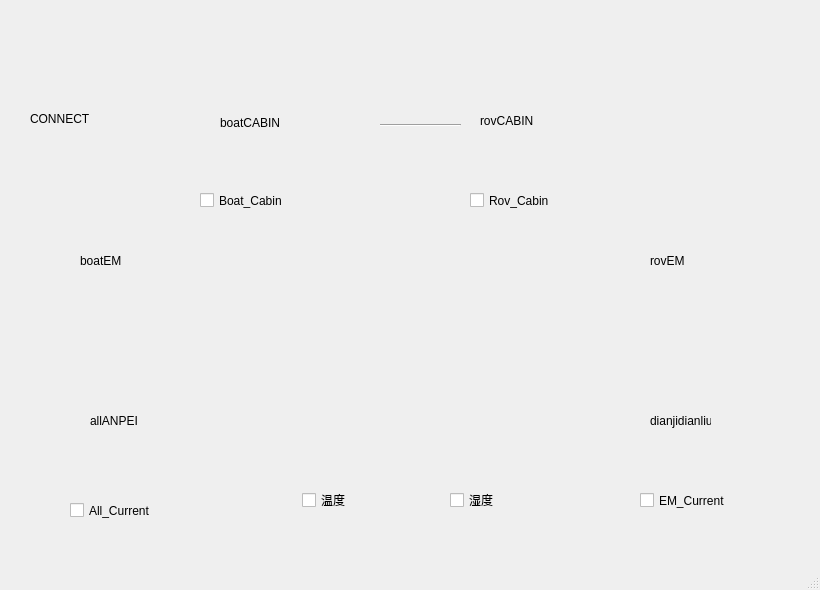
<?xml version="1.0" encoding="UTF-8"?>
<ui version="4.0">
 <class>MainWindow</class>
 <widget class="QMainWindow" name="MainWindow">
  <property name="geometry">
   <rect>
    <x>0</x>
    <y>0</y>
    <width>820</width>
    <height>590</height>
   </rect>
  </property>
  <property name="windowTitle">
   <string>MainWindow</string>
  </property>
  <widget class="QWidget" name="centralwidget">
   <widget class="QtMaterialTabs" name="tabwidget" native="true">
    <property name="geometry">
     <rect>
      <x>-10</x>
      <y>-20</y>
      <width>841</width>
      <height>80</height>
     </rect>
    </property>
   </widget>
   <widget class="QStackedWidget" name="stackedWidget">
    <property name="geometry">
     <rect>
      <x>0</x>
      <y>40</y>
      <width>821</width>
      <height>541</height>
     </rect>
    </property>
    <property name="currentIndex">
     <number>0</number>
    </property>
    <widget class="QWidget" name="page_jiankangjiance">
     <widget class="QtMaterialCheckBox" name="checkBox_allanpei">
      <property name="geometry">
       <rect>
        <x>70</x>
        <y>450</y>
        <width>141</width>
        <height>41</height>
       </rect>
      </property>
      <property name="styleSheet">
       <string notr="true">font: 300 11pt &quot;Ubuntu&quot;;</string>
      </property>
      <property name="text">
       <string>All_Current</string>
      </property>
     </widget>
     <widget class="QLabel" name="label_rov_cabin">
      <property name="geometry">
       <rect>
        <x>480</x>
        <y>40</y>
        <width>101</width>
        <height>81</height>
       </rect>
      </property>
      <property name="text">
       <string>rovCABIN</string>
      </property>
     </widget>
     <widget class="QLabel" name="label_rov_em">
      <property name="geometry">
       <rect>
        <x>650</x>
        <y>180</y>
        <width>81</width>
        <height>81</height>
       </rect>
      </property>
      <property name="text">
       <string>rovEM</string>
      </property>
     </widget>
     <widget class="QLabel" name="label_boat_em">
      <property name="geometry">
       <rect>
        <x>80</x>
        <y>180</y>
        <width>81</width>
        <height>81</height>
       </rect>
      </property>
      <property name="text">
       <string>boatEM</string>
      </property>
     </widget>
     <widget class="QWidget" name="horizontalLayoutWidget">
      <property name="geometry">
       <rect>
        <x>210</x>
        <y>440</y>
        <width>381</width>
        <height>41</height>
       </rect>
      </property>
      <layout class="QHBoxLayout" name="horizontalLayout">
       <item>
        <spacer name="horizontalSpacer">
         <property name="orientation">
          <enum>Qt::Horizontal</enum>
         </property>
         <property name="sizeHint" stdset="0">
          <size>
           <width>40</width>
           <height>20</height>
          </size>
         </property>
        </spacer>
       </item>
       <item>
        <widget class="QtMaterialCheckBox" name="checkBox_wendu">
         <property name="text">
          <string>温度</string>
         </property>
        </widget>
       </item>
       <item>
        <spacer name="horizontalSpacer_2">
         <property name="orientation">
          <enum>Qt::Horizontal</enum>
         </property>
         <property name="sizeHint" stdset="0">
          <size>
           <width>40</width>
           <height>20</height>
          </size>
         </property>
        </spacer>
       </item>
       <item>
        <widget class="QtMaterialCheckBox" name="checkBox_shidu">
         <property name="text">
          <string>湿度</string>
         </property>
        </widget>
       </item>
       <item>
        <spacer name="horizontalSpacer_3">
         <property name="orientation">
          <enum>Qt::Horizontal</enum>
         </property>
         <property name="sizeHint" stdset="0">
          <size>
           <width>40</width>
           <height>20</height>
          </size>
         </property>
        </spacer>
       </item>
      </layout>
     </widget>
     <widget class="QtMaterialCheckBox" name="checkBox_boatcabin">
      <property name="geometry">
       <rect>
        <x>200</x>
        <y>140</y>
        <width>141</width>
        <height>41</height>
       </rect>
      </property>
      <property name="styleSheet">
       <string notr="true">font: 300 11pt &quot;Ubuntu&quot;;</string>
      </property>
      <property name="text">
       <string>Boat_Cabin</string>
      </property>
     </widget>
     <widget class="QLabel" name="label_boat_cabin">
      <property name="geometry">
       <rect>
        <x>220</x>
        <y>50</y>
        <width>158</width>
        <height>65</height>
       </rect>
      </property>
      <property name="text">
       <string>boatCABIN</string>
      </property>
     </widget>
     <widget class="QLabel" name="label_dianji_anpei">
      <property name="geometry">
       <rect>
        <x>650</x>
        <y>320</y>
        <width>61</width>
        <height>121</height>
       </rect>
      </property>
      <property name="text">
       <string>dianjidianliu</string>
      </property>
     </widget>
     <widget class="QLabel" name="label">
      <property name="geometry">
       <rect>
        <x>30</x>
        <y>70</y>
        <width>67</width>
        <height>17</height>
       </rect>
      </property>
      <property name="styleSheet">
       <string notr="true">font: 255 11pt &quot;Ubuntu&quot;;</string>
      </property>
      <property name="text">
       <string>CONNECT</string>
      </property>
     </widget>
     <widget class="QLabel" name="label_all_anpei">
      <property name="geometry">
       <rect>
        <x>90</x>
        <y>320</y>
        <width>61</width>
        <height>121</height>
       </rect>
      </property>
      <property name="text">
       <string>allANPEI</string>
      </property>
     </widget>
     <widget class="QChartView" name="widget_info" native="true">
      <property name="geometry">
       <rect>
        <x>210</x>
        <y>205</y>
        <width>381</width>
        <height>231</height>
       </rect>
      </property>
     </widget>
     <widget class="QtMaterialToggle" name="widget_switch" native="true">
      <property name="geometry">
       <rect>
        <x>30</x>
        <y>10</y>
        <width>71</width>
        <height>51</height>
       </rect>
      </property>
     </widget>
     <widget class="QtMaterialCheckBox" name="checkBox_rovcabin">
      <property name="geometry">
       <rect>
        <x>470</x>
        <y>140</y>
        <width>141</width>
        <height>41</height>
       </rect>
      </property>
      <property name="styleSheet">
       <string notr="true">font: 300 11pt &quot;Ubuntu&quot;;</string>
      </property>
      <property name="text">
       <string>Rov_Cabin</string>
      </property>
     </widget>
     <widget class="QtMaterialCheckBox" name="checkBox_dianjianpei">
      <property name="geometry">
       <rect>
        <x>640</x>
        <y>440</y>
        <width>141</width>
        <height>41</height>
       </rect>
      </property>
      <property name="styleSheet">
       <string notr="true">font: 300 11pt &quot;Ubuntu&quot;;</string>
      </property>
      <property name="text">
       <string>EM_Current</string>
      </property>
     </widget>
     <widget class="QtMaterialToggle" name="widget_boatem_station" native="true">
      <property name="geometry">
       <rect>
        <x>100</x>
        <y>270</y>
        <width>40</width>
        <height>45</height>
       </rect>
      </property>
     </widget>
     <widget class="QtMaterialToggle" name="widget_rovem_station" native="true">
      <property name="geometry">
       <rect>
        <x>670</x>
        <y>270</y>
        <width>40</width>
        <height>45</height>
       </rect>
      </property>
     </widget>
     <widget class="QtMaterialToggle" name="widget" native="true">
      <property name="geometry">
       <rect>
        <x>320</x>
        <y>135</y>
        <width>40</width>
        <height>45</height>
       </rect>
      </property>
     </widget>
     <widget class="QtMaterialToggle" name="widget_2" native="true">
      <property name="geometry">
       <rect>
        <x>580</x>
        <y>135</y>
        <width>40</width>
        <height>45</height>
       </rect>
      </property>
     </widget>
     <widget class="Line" name="line">
      <property name="geometry">
       <rect>
        <x>380</x>
        <y>75</y>
        <width>81</width>
        <height>20</height>
       </rect>
      </property>
      <property name="orientation">
       <enum>Qt::Horizontal</enum>
      </property>
     </widget>
     <widget class="QtMaterialToggle" name="widget_3" native="true">
      <property name="geometry">
       <rect>
        <x>400</x>
        <y>60</y>
        <width>40</width>
        <height>45</height>
       </rect>
      </property>
     </widget>
    </widget>
    <widget class="QWidget" name="page_shuizhijiance">
     <widget class="ProgressWater" name="widget_shuizhipinggu" native="true">
      <property name="geometry">
       <rect>
        <x>410</x>
        <y>90</y>
        <width>261</width>
        <height>191</height>
       </rect>
      </property>
     </widget>
     <widget class="QtMaterialFlatButton" name="pushButton_shuizhipinggu">
      <property name="geometry">
       <rect>
        <x>470</x>
        <y>340</y>
        <width>151</width>
        <height>71</height>
       </rect>
      </property>
      <property name="styleSheet">
       <string notr="true">font: 300 13pt &quot;Ubuntu&quot;;</string>
      </property>
      <property name="text">
       <string>Assessment</string>
      </property>
     </widget>
     <widget class="QtMaterialProgress" name="progressBar">
      <property name="geometry">
       <rect>
        <x>410</x>
        <y>420</y>
        <width>261</width>
        <height>21</height>
       </rect>
      </property>
      <property name="value">
       <number>24</number>
      </property>
     </widget>
     <widget class="QTextEdit" name="textEdit">
      <property name="geometry">
       <rect>
        <x>80</x>
        <y>130</y>
        <width>251</width>
        <height>91</height>
       </rect>
      </property>
      <property name="styleSheet">
       <string notr="true">background-image: url(:/rec/whitebackpic.jpg);
font: 300 11pt &quot;Ubuntu&quot;;</string>
      </property>
      <property name="html">
       <string>&lt;!DOCTYPE HTML PUBLIC &quot;-//W3C//DTD HTML 4.0//EN&quot; &quot;http://www.w3.org/TR/REC-html40/strict.dtd&quot;&gt;
&lt;html&gt;&lt;head&gt;&lt;meta name=&quot;qrichtext&quot; content=&quot;1&quot; /&gt;&lt;meta charset=&quot;utf-8&quot; /&gt;&lt;style type=&quot;text/css&quot;&gt;
p, li { white-space: pre-wrap; }
hr { height: 1px; border-width: 0; }
li.unchecked::marker { content: &quot;\2610&quot;; }
li.checked::marker { content: &quot;\2612&quot;; }
&lt;/style&gt;&lt;/head&gt;&lt;body style=&quot; font-family:'Ubuntu'; font-size:11pt; font-weight:300; font-style:normal;&quot;&gt;
&lt;p style=&quot; margin-top:0px; margin-bottom:0px; margin-left:0px; margin-right:0px; -qt-block-indent:0; text-indent:0px;&quot;&gt;######################&lt;/p&gt;
&lt;p style=&quot; margin-top:0px; margin-bottom:0px; margin-left:0px; margin-right:0px; -qt-block-indent:0; text-indent:0px;&quot;&gt;请点击Assessment按键进行评估&lt;/p&gt;
&lt;p style=&quot; margin-top:0px; margin-bottom:0px; margin-left:0px; margin-right:0px; -qt-block-indent:0; text-indent:0px;&quot;&gt;######################&lt;/p&gt;&lt;/body&gt;&lt;/html&gt;</string>
      </property>
     </widget>
    </widget>
    <widget class="QWidget" name="page_wulianwang">
     <layout class="QGridLayout" name="gridLayout_2">
      <item row="0" column="0">
       <layout class="QGridLayout" name="gridLayout"/>
      </item>
     </layout>
    </widget>
   </widget>
  </widget>
  <widget class="QMenuBar" name="menubar">
   <property name="geometry">
    <rect>
     <x>0</x>
     <y>0</y>
     <width>820</width>
     <height>27</height>
    </rect>
   </property>
  </widget>
  <widget class="QStatusBar" name="statusbar"/>
 </widget>
 <customwidgets>
  <customwidget>
   <class>QtMaterialTabs</class>
   <extends>QWidget</extends>
   <header location="global">qtmaterialtabs.h</header>
   <container>1</container>
  </customwidget>
  <customwidget>
   <class>QtMaterialCheckBox</class>
   <extends>QCheckBox</extends>
   <header location="global">qtmaterialcheckbox.h</header>
  </customwidget>
  <customwidget>
   <class>QChartView</class>
   <extends>QWidget</extends>
   <header location="global">qchartview.h</header>
   <container>1</container>
  </customwidget>
  <customwidget>
   <class>QtMaterialToggle</class>
   <extends>QWidget</extends>
   <header location="global">qtmaterialtoggle.h</header>
   <container>1</container>
  </customwidget>
  <customwidget>
   <class>QtMaterialFlatButton</class>
   <extends>QPushButton</extends>
   <header location="global">qtmaterialflatbutton.h</header>
  </customwidget>
  <customwidget>
   <class>ProgressWater</class>
   <extends>QWidget</extends>
   <header location="global">progresswater.h</header>
   <container>1</container>
  </customwidget>
  <customwidget>
   <class>QtMaterialProgress</class>
   <extends>QProgressBar</extends>
   <header location="global">qtmaterialprogress.h</header>
  </customwidget>
 </customwidgets>
 <resources/>
 <connections/>
</ui>
